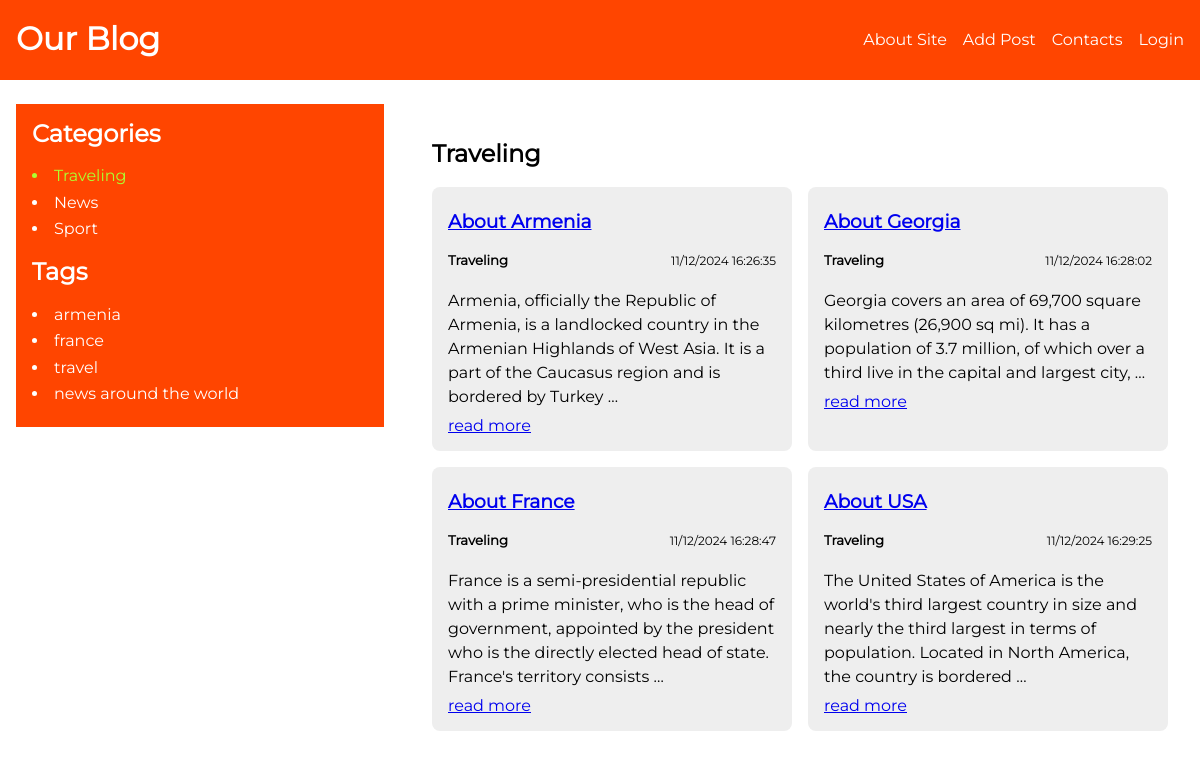
/category/traveling/, run on an earlier commit of the app's database.
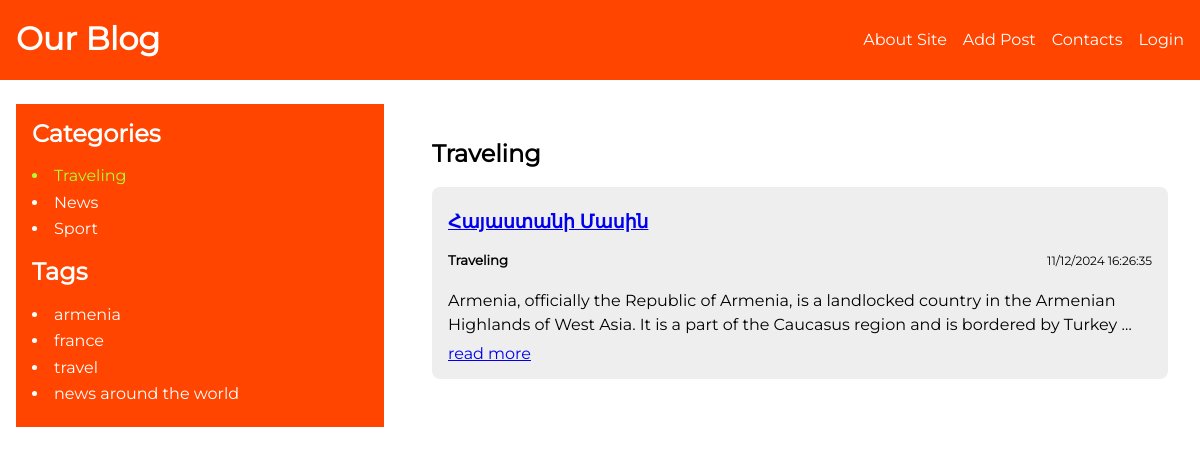
And on a later commit of the database.
### blog/models.py (models this page shows, shortened)
class Category(models.Model):
	name = models.CharField(max_length=255, db_index=True)
	slug = models.SlugField(max_length=255, unique=True, db_index=True)
	def __str__(self):
		return self.name
	def get_absolute_url(self):
		return reverse("category", kwargs={"cat_slug": self.slug})
	class Meta:
		verbose_name = "Category"
		verbose_name_plural = "Categories"

class ArticleTags(models.Model):
	tag = models.CharField(max_length=255, db_index=True)
	slug = models.SlugField(max_length=255, unique=True, db_index=True)
	def get_absolute_url(self):
		return reverse("tag", kwargs={"tag_slug": self.slug})

class Article(models.Model):
	class Status(models.IntegerChoices):
		DRAFT = 0, "Draft"
		PUBLISHED = 1, "Published"
	title = models.CharField(
		max_length=100,
		verbose_name="Վերնագիր",
		validators=[
			MinLengthValidator(3, message="Համոզվեք որ 3 տառից ավել եք գրել"),
		]
	)
	slug = models.SlugField(
		max_length=255,
		unique=True,
		db_index=True,
		null=True,
		verbose_name="Ցուցիչ"
	)
	photo = models.ImageField(
		upload_to="photos/%Y/%m/%d/",
		default=None,
		blank=True,
		null=True,
		verbose_name="Նյութի նկար"
	)
	content = models.TextField(
		blank=True,
		verbose_name="Նյութի կոնտենտ"
	)
	time_create = models.DateTimeField(
		auto_now_add=True,
		verbose_name="Հրապարակման ամսաթիվ"
	)
	time_update = models.DateTimeField(
		auto_now=True,
		verbose_name="Փոփոխման ամսաթիվ"
	)
	is_published = models.BooleanField(
		choices=tuple(
			map(lambda x: (bool(x[0]), x[1]), Status.choices)
		),
		default=Status.PUBLISHED,
		verbose_name="Հրապարակել թե՞ ոչ"
	)
	category = models.ForeignKey(
		"Category",
		on_delete=models.CASCADE,
		related_name="items",
		verbose_name="Կատեգորիաներ"
	)
	tags = models.ManyToManyField(
		"ArticleTags",
		blank=True,
		related_name="tags",
		verbose_name="Թեգեր"
	)
	adv = models.OneToOneField(
		"Adv",
		on_delete=models.SET_NULL,
		related_name="adv",
		verbose_name="Գովազդներ",
		null=True,
		blank=True
	)
	author = models.ForeignKey(
		"Author",
		on_delete=models.CASCADE,
		related_name="author",
		verbose_name="Հեղինակ"
	)
	objects = models.Manager()
	published = ArticleManager()
	def get_absolute_url(self):
		return reverse("article", kwargs={"article_slug": self.slug})
	class Meta:
		ordering = ["time_create"]
		indexes = [
			models.Index(fields=["time_create"])
		]

### blog/views.py (the view)
# urls.py: path("category/<slug:cat_slug>/", views.show_category, name="category"),
def show_category(request, cat_slug):
	category = get_object_or_404(Category, slug=cat_slug)
	articles = Article.published.filter(category_id=category.pk)
	data = {
		"name": category.name,
		"slug": category.slug,
		"id": category.id,
		"articles": articles,
		"cat_selected": category.id
	}
	return render(request, "blog/category.html", data)

### blog/context.py (called while the page is built)
def menu_context(request):
	return {
		"menu": [
			{
				"link_title": "About Site",
				"link_url": "about"
			},
			{
				"link_title": "Add Post",
				"link_url": "add_post"
			},
			{
				"link_title": "Contacts",
				"link_url": "contacts"
			},
			{
				"link_title": "Login",
				"link_url": "login"
			},
		],
	}

### blog/models.py (called while the page is built)
	def get_queryset(self):
		return super().get_queryset().filter(is_published=Article.Status.PUBLISHED)

### blog/templatetags/blog_tags.py (called while the page is built)
@register.inclusion_tag("blog/includes/categories.html")
def show_categories(cat_selected=0):
	cats = Category.objects.all()
	return {"cats": cats, "cat_selected": cat_selected}

@register.inclusion_tag("blog/includes/tags.html")
def show_tags():
	return {"tags": ArticleTags.objects.all()}

### blog/templates/blog/category.html
{% extends "base.html" %}
{% block category %}
    <div class="articles__with__block__title">
        <h2>{{name}}</h2>
        <div class="category__items">
            {% for item in articles %}
                <div class="category__items__item">
                    <h3>
                        <a href="{{ item.get_absolute_url }}">{{item.title}}</a>
                    </h3>
                    <div class="item__cat__date">
                        <h5>{{item.category}}</h5>
                        <p>{{item.time_create|date:"d/m/Y H:i:s"}}</p>
                    </div>
                    <p>{{item.content|linebreaksbr|truncatewords:30}}</p>
                    <a href="{{ item.get_absolute_url }}">read more</a>
                </div>
            {% endfor %}
        </div>
    </div>
{% endblock %}

### blog/templates/blog/includes/categories.html
<h2>Categories</h2>
<ul class="categories">
    {% for cat in cats %}
        {% if cat.id == cat_selected %}
            <li class="active_cat">{{cat.name}}</li>
        {% else %}
            <li>
                <a class="category_item" href="{{ cat.get_absolute_url }}">{{cat.name}}</a>
            </li>
        {% endif %}
    {% endfor %}
</ul>

### blog/templates/blog/includes/tags.html
{% if tags %}
<h2>Tags</h2>
<ul class="tags">
    {% for tag in tags %}
    <li>
        <a class="category_item" href="{{ tag.get_absolute_url }}">{{tag.tag}}</a>
    </li>
    {% endfor %}
</ul>
{% endif %}

What changed in the data, as far as the page shows it:
no longer on this page (row edited): Article: title "About Georgia", category "Traveling", time_create "11/12/2024 16:28:02", content "Georgia covers an area of 69,700 square kilometres (26,900 sq mi). It has a population of 3.7 million, of which over a third live in the capital and largest city, …"
no longer on this page (row edited): Article: title "About France", category "Traveling", time_create "11/12/2024 16:28:47", content "France is a semi-presidential republic with a prime minister, who is the head of government, appointed by the president who is the directly elected head of state. France's territory consists …"
no longer on this page (row edited): Article: title "About USA", category "Traveling", time_create "11/12/2024 16:29:25", content "The United States of America is the world's third largest country in size and nearly the third largest in terms of population. Located in North America, the country is bordered …"
changed Article "Traveling": title "About Armenia" → "Հայաստանի Մասին"
